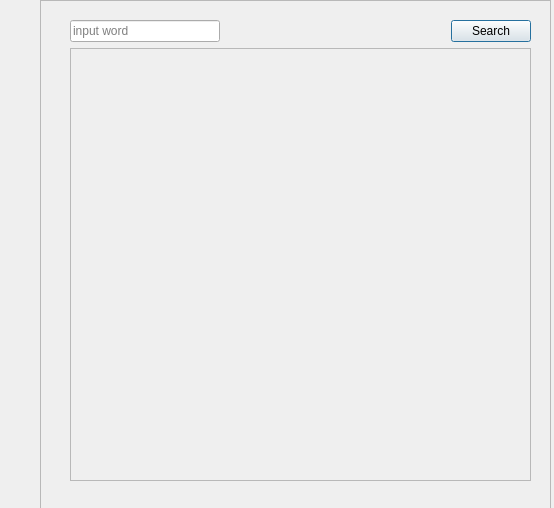
<?xml version="1.0" encoding="UTF-8"?>
<ui version="4.0">
 <class>Dialog</class>
 <widget class="QDialog" name="Dialog">
  <property name="geometry">
   <rect>
    <x>0</x>
    <y>0</y>
    <width>554</width>
    <height>508</height>
   </rect>
  </property>
  <property name="font">
   <font>
    <family>Segoe UI</family>
   </font>
  </property>
  <property name="windowTitle">
   <string>TARDIS</string>
  </property>
  <widget class="QFrame" name="frame">
   <property name="geometry">
    <rect>
     <x>40</x>
     <y>0</y>
     <width>511</width>
     <height>511</height>
    </rect>
   </property>
   <property name="frameShape">
    <enum>QFrame::StyledPanel</enum>
   </property>
   <property name="frameShadow">
    <enum>QFrame::Raised</enum>
   </property>
   <widget class="QWidget" name="gridLayoutWidget">
    <property name="geometry">
     <rect>
      <x>30</x>
      <y>20</y>
      <width>461</width>
      <height>461</height>
     </rect>
    </property>
    <layout class="QGridLayout" name="gridLayout">
     <property name="bottomMargin">
      <number>0</number>
     </property>
     <item row="0" column="3">
      <widget class="QPushButton" name="SearchButton">
       <property name="text">
        <string>Search</string>
       </property>
      </widget>
     </item>
     <item row="0" column="1">
      <spacer name="horizontalSpacer">
       <property name="orientation">
        <enum>Qt::Horizontal</enum>
       </property>
       <property name="sizeHint" stdset="0">
        <size>
         <width>180</width>
         <height>20</height>
        </size>
       </property>
      </spacer>
     </item>
     <item row="0" column="0">
      <widget class="QLineEdit" name="WordInput">
       <property name="minimumSize">
        <size>
         <width>150</width>
         <height>0</height>
        </size>
       </property>
       <property name="text">
        <string/>
       </property>
       <property name="placeholderText">
        <string>input word</string>
       </property>
      </widget>
     </item>
     <item row="0" column="2">
      <widget class="QLabel" name="LoadingLabel">
       <property name="minimumSize">
        <size>
         <width>100</width>
         <height>0</height>
        </size>
       </property>
       <property name="lineWidth">
        <number>1</number>
       </property>
       <property name="text">
        <string/>
       </property>
      </widget>
     </item>
     <item row="1" column="0" colspan="4">
      <widget class="QScrollArea" name="scrollArea">
       <property name="verticalScrollBarPolicy">
        <enum>Qt::ScrollBarAsNeeded</enum>
       </property>
       <property name="widgetResizable">
        <bool>true</bool>
       </property>
       <widget class="QWidget" name="scrollAreaWidgetContents">
        <property name="geometry">
         <rect>
          <x>0</x>
          <y>0</y>
          <width>457</width>
          <height>428</height>
         </rect>
        </property>
        <property name="minimumSize">
         <size>
          <width>0</width>
          <height>0</height>
         </size>
        </property>
        <widget class="QWidget" name="gridLayoutWidget_2">
         <property name="geometry">
          <rect>
           <x>0</x>
           <y>0</y>
           <width>441</width>
           <height>431</height>
          </rect>
         </property>
         <layout class="QGridLayout" name="ResultGridLayout">
          <property name="sizeConstraint">
           <enum>QLayout::SetMinAndMaxSize</enum>
          </property>
         </layout>
        </widget>
       </widget>
      </widget>
     </item>
    </layout>
   </widget>
  </widget>
 </widget>
 <resources/>
 <connections/>
</ui>
